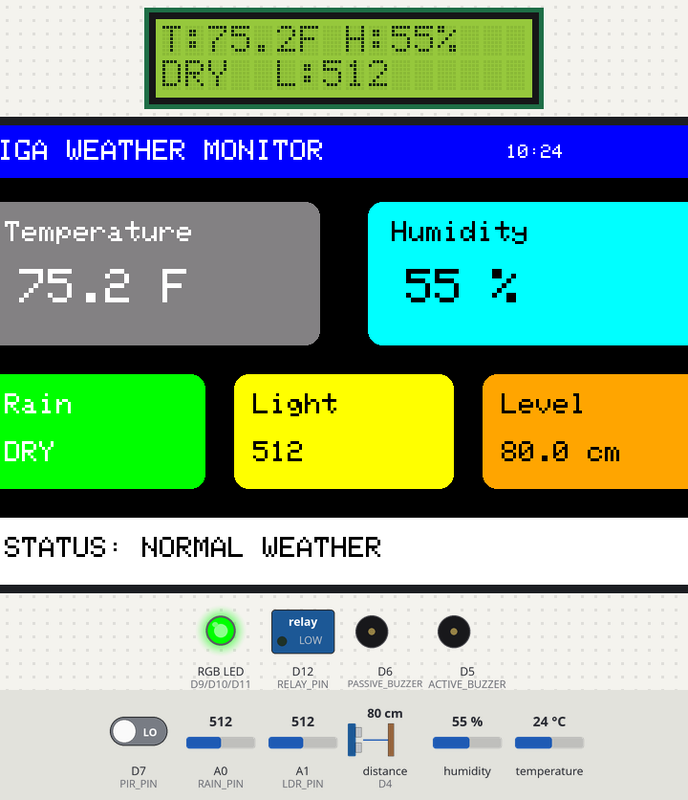
A sketch run on a simulated Arduino Giga R1. Parts: 16×2 character LCD, 800×480 colour display, switched loads named in the sketch (green lamp = pin HIGH), an RGB LED mixed from three pins (HIGH = lit), buzzer (waves = sounding, pin HIGH). Wiring (inferred from the names in the program): ultrasonic range finder: trigger D3; echo D4. The inputs (shaded band) are chosen by the test bench; at power-on: A0 (RAIN_PIN) = 512, D7 (PIR_PIN) LOW, distance to the obstacle (sensor on D4) 80 cm, A1 (LDR_PIN) = 512, humidity 55 %, temperature 24 °C. The echo pulse lasts 58.3 µs per cm; the local clock reads 2024-03-15 10:24:30 at power-on unless the sketch sets it; pins used as bus, display or sensor lines are not drawn; what the sketch prints to the serial monitor is not drawn.

Above: at 6.3 s.
6.4 s: A0 (RAIN_PIN) set to 412
15.4 s: A0 (RAIN_PIN) set to 387
At 20.3 s:
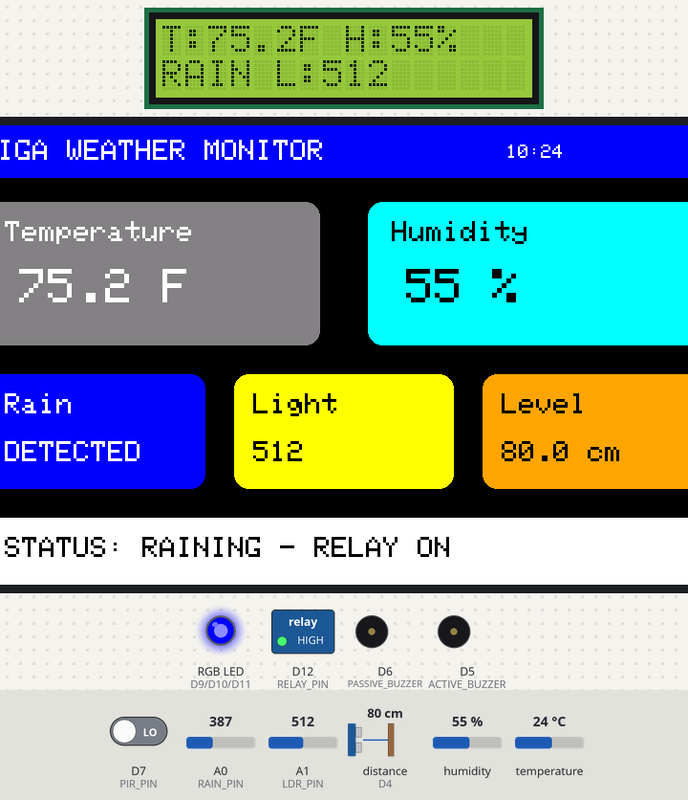
20.5 s: D7 (PIR_PIN) driven HIGH
At 21.7 s:
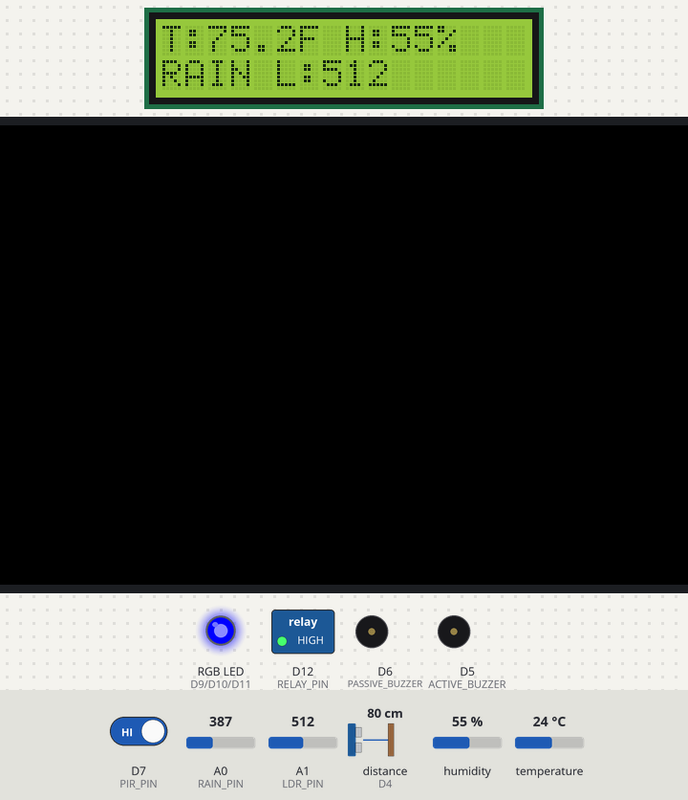
24.6 s: distance to the obstacle (sensor on D4) set to 250 cm
At 28.5 s:
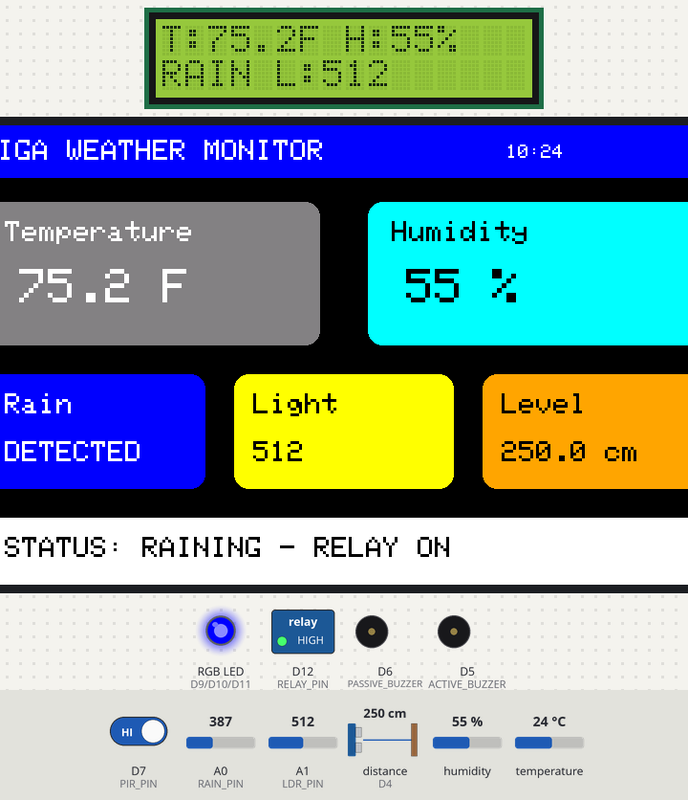
33.6 s: A0 (RAIN_PIN) set to 710
At 36.4 s:
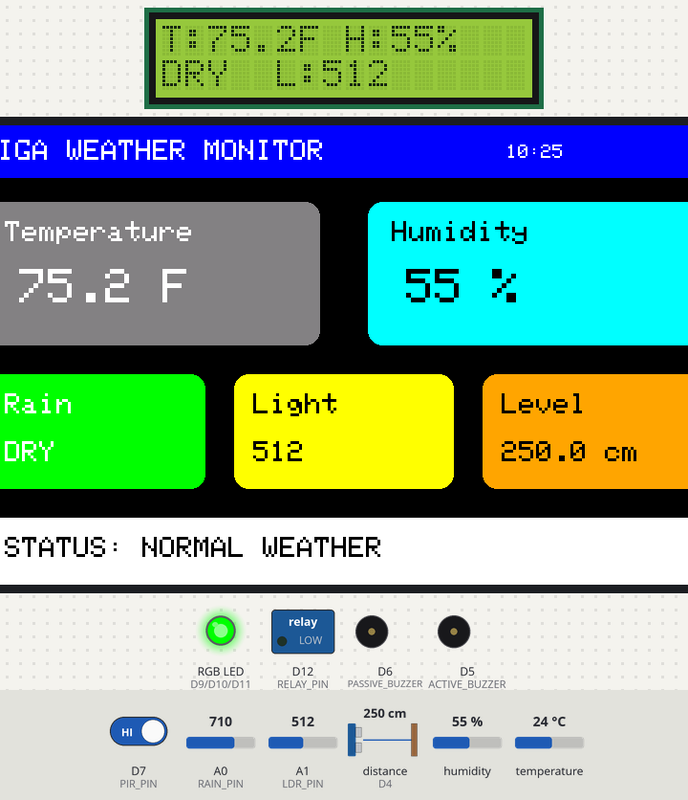
40.5 s: A1 (LDR_PIN) set to 710
At 42.8 s:
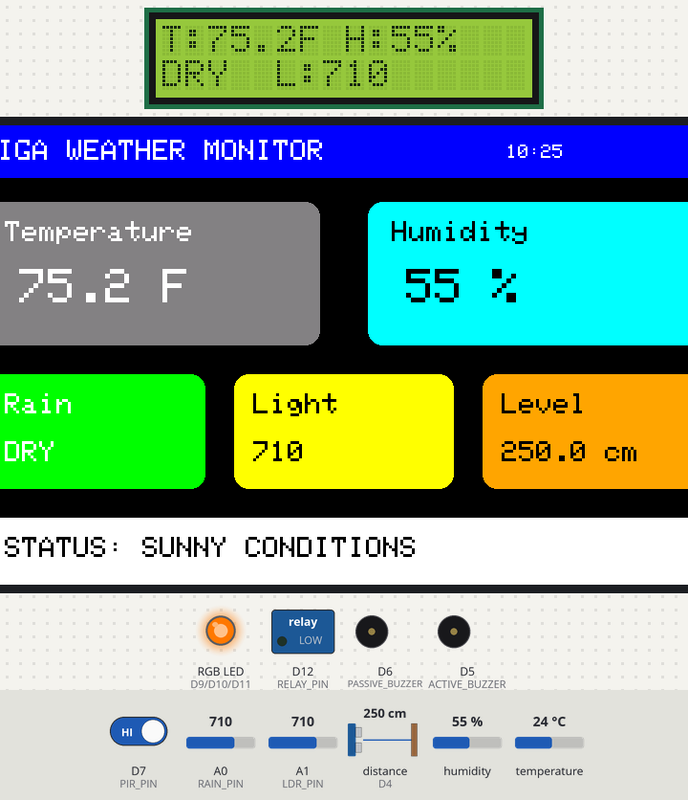
Timing chart, 0 to 46.2 s (numbered marks = the images above; inputs shaded):
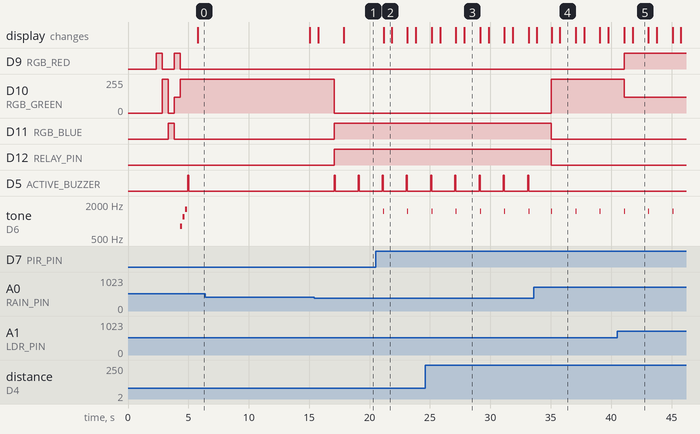

The sketch:

alert__system.ino
```cpp
#include <Wire.h>
#include <RTClib.h>
#include <DHT.h>
#include <LiquidCrystal.h>
#include "Arduino_GigaDisplay_GFX.h"

// ---------- DISPLAY ----------
GigaDisplay_GFX display;

// ---------- PIN SETUP ----------
#define DHTPIN 2
#define DHTTYPE DHT11

#define TRIG_PIN 3
#define ECHO_PIN 4

#define ACTIVE_BUZZER 5
#define PASSIVE_BUZZER 6
#define PIR_PIN 7

#define RGB_RED 9
#define RGB_GREEN 10
#define RGB_BLUE 11

#define RELAY_PIN 12

#define RAIN_PIN A0
#define LDR_PIN A1

// LCD: RS, E, D4, D5, D6, D7
LiquidCrystal lcd(28, 30, 32, 34, 36, 38);

DHT dht(DHTPIN, DHTTYPE);
RTC_DS1307 rtc;

// ---------- VARIABLES ----------
float tempC, tempF, humidity;
int rainValue, lightValue, pirState;
float distanceCM;

unsigned long lastUpdate = 0;

// ---------- COLORS ----------
#define BLACK   0x0000
#define WHITE   0xFFFF
#define RED     0xF800
#define GREEN   0x07E0
#define BLUE    0x001F
#define YELLOW  0xFFE0
#define CYAN    0x07FF
#define ORANGE  0xFD20
#define GRAY    0x8410

void setup() {
  Serial.begin(9600);

  dht.begin();
  Wire.begin();

  lcd.begin(16, 2);

  display.begin();
  display.setRotation(1);
  display.fillScreen(BLACK);

  pinMode(TRIG_PIN, OUTPUT);
  pinMode(ECHO_PIN, INPUT);

  pinMode(ACTIVE_BUZZER, OUTPUT);
  pinMode(PASSIVE_BUZZER, OUTPUT);
  pinMode(PIR_PIN, INPUT);

  pinMode(RGB_RED, OUTPUT);
  pinMode(RGB_GREEN, OUTPUT);
  pinMode(RGB_BLUE, OUTPUT);

  pinMode(RELAY_PIN, OUTPUT);

  digitalWrite(ACTIVE_BUZZER, LOW);
  digitalWrite(PASSIVE_BUZZER, LOW);
  digitalWrite(RELAY_PIN, LOW);

  setRGB(0, 0, 0);

  lcd.clear();
  lcd.setCursor(0, 0);
  lcd.print("GIGA Weather");
  lcd.setCursor(0, 1);
  lcd.print("Stage 2 Ready");

  if (!rtc.begin()) {
    Serial.println("RTC NOT FOUND");
    lcd.clear();
    lcd.setCursor(0, 0);
    lcd.print("RTC NOT FOUND");
    delay(1500);
  }

  if (!rtc.isrunning()) {
    Serial.println("RTC was not running. Setting time...");
    rtc.adjust(DateTime(F(__DATE__), F(__TIME__)));
  }

  startupScreen();
  rgbStartupTest();
  startupBeep();
}

void loop() {
  if (millis() - lastUpdate >= 2000) {
    lastUpdate = millis();

    readSensors();
    updateLogic();
    updateLCD();
    updateGigaDisplay();
    printSerial();
  }
}

// ---------- READ SENSORS ----------
void readSensors() {
  humidity = dht.readHumidity();
  tempC = dht.readTemperature();

  if (!isnan(tempC)) {
    tempF = tempC * 9.0 / 5.0 + 32.0;
  } else {
    tempF = NAN;
  }

  rainValue = analogRead(RAIN_PIN);
  lightValue = analogRead(LDR_PIN);
  pirState = digitalRead(PIR_PIN);

  distanceCM = readUltrasonic();
}

// ---------- ULTRASONIC ----------
float readUltrasonic() {
  digitalWrite(TRIG_PIN, LOW);
  delayMicroseconds(2);

  digitalWrite(TRIG_PIN, HIGH);
  delayMicroseconds(10);
  digitalWrite(TRIG_PIN, LOW);

  long duration = pulseIn(ECHO_PIN, HIGH, 30000);

  if (duration == 0) {
    return -1;
  }

  return duration * 0.0343 / 2.0;
}

// ---------- WEATHER LOGIC ----------
void updateLogic() {
  bool dhtGood = !isnan(tempF) && !isnan(humidity);
  bool rainDetected = rainValue < 400;
  bool darkOutside = lightValue < 300;
  bool sunnyOutside = lightValue > 700;
  bool stormWarning = dhtGood && humidity > 80 && darkOutside;

  Serial.println("------ RGB DEBUG ------");
  Serial.print("Rain Value: ");
  Serial.println(rainValue);
  Serial.print("Light Value: ");
  Serial.println(lightValue);
  Serial.print("Humidity: ");
  Serial.println(humidity);

  if (!dhtGood) {
    Serial.println("STATUS: DHT ERROR -> WHITE");
    setRGB(255, 255, 255);
    digitalWrite(RELAY_PIN, LOW);
  }
  else if (rainDetected) {
    Serial.println("STATUS: RAINING -> BLUE");
    setRGB(0, 0, 255);

    digitalWrite(RELAY_PIN, HIGH);

    digitalWrite(ACTIVE_BUZZER, HIGH);
    delay(80);
    digitalWrite(ACTIVE_BUZZER, LOW);
  }
  else if (stormWarning) {
    Serial.println("STATUS: STORM -> RED");
    setRGB(255, 0, 0);

    digitalWrite(RELAY_PIN, HIGH);
    tone(PASSIVE_BUZZER, 1000, 150);
  }
  else if (sunnyOutside) {
    Serial.println("STATUS: SUNNY -> YELLOW");
    setRGB(255, 120, 0);

    digitalWrite(RELAY_PIN, LOW);
  }
  else {
    Serial.println("STATUS: NORMAL -> GREEN");
    setRGB(0, 255, 0);

    digitalWrite(RELAY_PIN, LOW);
  }

  if (pirState == HIGH) {
    Serial.println("MOTION DETECTED");
    tone(PASSIVE_BUZZER, 1500, 80);
  }

  Serial.println("------------------------");
}

// ---------- LCD UPDATE ----------
void updateLCD() {
  lcd.clear();

  if (isnan(tempF) || isnan(humidity)) {
    lcd.setCursor(0, 0);
    lcd.print("DHT ERROR");
    lcd.setCursor(0, 1);
    lcd.print("Check D2");
    return;
  }

  lcd.setCursor(0, 0);
  lcd.print("T:");
  lcd.print(tempF, 1);
  lcd.print("F H:");
  lcd.print(humidity, 0);
  lcd.print("%");

  lcd.setCursor(0, 1);
  lcd.print(rainValue < 400 ? "RAIN " : "DRY  ");
  lcd.print("L:");
  lcd.print(lightValue);
}

// ---------- GIGA DISPLAY ----------
void updateGigaDisplay() {
  DateTime now = rtc.now();

  display.fillScreen(BLACK);

  drawHeader(now);
  drawMainTempBox();
  drawHumidityBox();
  drawRainBox();
  drawLightBox();
  drawDistanceBox();
  drawStatusBox();
}

void drawHeader(DateTime now) {
  display.fillRect(0, 0, 800, 55, BLUE);

  display.setTextColor(WHITE);
  display.setTextSize(3);
  display.setCursor(20, 15);
  display.print("GIGA WEATHER MONITOR");

  display.setTextSize(2);
  display.setCursor(570, 20);

  if (now.hour() < 10) display.print("0");
  display.print(now.hour());
  display.print(":");
  if (now.minute() < 10) display.print("0");
  display.print(now.minute());
}

void drawMainTempBox() {
  display.fillRoundRect(25, 80, 350, 150, 15, GRAY);

  display.setTextColor(WHITE);
  display.setTextSize(3);
  display.setCursor(45, 100);
  display.print("Temperature");

  display.setTextSize(5);
  display.setCursor(60, 150);

  if (isnan(tempF)) {
    display.print("DHT ERR");
  } else {
    display.print(tempF, 1);
    display.print(" F");
  }
}

void drawHumidityBox() {
  display.fillRoundRect(425, 80, 350, 150, 15, CYAN);

  display.setTextColor(BLACK);
  display.setTextSize(3);
  display.setCursor(450, 100);
  display.print("Humidity");

  display.setTextSize(5);
  display.setCursor(465, 150);

  if (isnan(humidity)) {
    display.print("ERR");
  } else {
    display.print(humidity, 0);
    display.print(" %");
  }
}

void drawRainBox() {
  display.fillRoundRect(25, 260, 230, 120, 15, rainValue < 400 ? BLUE : GREEN);

  display.setTextColor(WHITE);
  display.setTextSize(3);
  display.setCursor(45, 280);
  display.print("Rain");

  display.setTextSize(3);
  display.setCursor(45, 330);
  display.print(rainValue < 400 ? "DETECTED" : "DRY");
}

void drawLightBox() {
  display.fillRoundRect(285, 260, 230, 120, 15, YELLOW);

  display.setTextColor(BLACK);
  display.setTextSize(3);
  display.setCursor(305, 280);
  display.print("Light");

  display.setTextSize(3);
  display.setCursor(305, 330);
  display.print(lightValue);
}

void drawDistanceBox() {
  display.fillRoundRect(545, 260, 230, 120, 15, ORANGE);

  display.setTextColor(BLACK);
  display.setTextSize(3);
  display.setCursor(565, 280);
  display.print("Level");

  display.setTextSize(3);
  display.setCursor(565, 330);

  if (distanceCM < 0) {
    display.print("No Echo");
  } else {
    display.print(distanceCM, 1);
    display.print(" cm");
  }
}

void drawStatusBox() {
  display.fillRoundRect(25, 410, 750, 70, 15, WHITE);

  display.setTextColor(BLACK);
  display.setTextSize(3);
  display.setCursor(45, 430);

  if (isnan(tempF) || isnan(humidity)) {
    display.print("STATUS: DHT ERROR");
  }
  else if (rainValue < 400) {
    display.print("STATUS: RAINING - RELAY ON");
  }
  else if (humidity > 80 && lightValue < 300) {
    display.print("STATUS: POSSIBLE STORM");
  }
  else if (lightValue > 700) {
    display.print("STATUS: SUNNY CONDITIONS");
  }
  else {
    display.print("STATUS: NORMAL WEATHER");
  }
}

// ---------- SERIAL ----------
void printSerial() {
  DateTime now = rtc.now();

  Serial.println("------ STAGE 2 WEATHER DASHBOARD ------");

  Serial.print("Time: ");
  if (now.hour() < 10) Serial.print("0");
  Serial.print(now.hour());
  Serial.print(":");
  if (now.minute() < 10) Serial.print("0");
  Serial.println(now.minute());

  Serial.print("Temp: ");
  Serial.print(tempF);
  Serial.println(" F");

  Serial.print("Humidity: ");
  Serial.print(humidity);
  Serial.println(" %");

  Serial.print("Rain: ");
  Serial.println(rainValue);

  Serial.print("Light: ");
  Serial.println(lightValue);

  Serial.print("Distance: ");
  Serial.print(distanceCM);
  Serial.println(" cm");

  Serial.print("PIR: ");
  Serial.println(pirState == HIGH ? "Motion" : "No Motion");

  Serial.println("--------------------------------------");
  Serial.println();
}

// ---------- RGB COMMON CATHODE ----------
void setRGB(int redVal, int greenVal, int blueVal) {
  analogWrite(RGB_RED, redVal);
  analogWrite(RGB_GREEN, greenVal);
  analogWrite(RGB_BLUE, blueVal);
}

// ---------- STARTUP SCREEN ----------
void startupScreen() {
  display.fillScreen(BLACK);

  display.setTextColor(WHITE);
  display.setTextSize(4);
  display.setCursor(120, 150);
  display.print("GIGA WEATHER");

  display.setTextSize(3);
  display.setCursor(190, 220);
  display.print("Stage 2 Dashboard");

  delay(1500);
}

// ---------- RGB STARTUP TEST ----------
void rgbStartupTest() {
  setRGB(255, 0, 0);
  delay(500);

  setRGB(0, 255, 0);
  delay(500);

  setRGB(0, 0, 255);
  delay(500);

  setRGB(255, 120, 0);
  delay(500);

  setRGB(0, 255, 0);
}

// ---------- STARTUP BEEP ----------
void startupBeep() {
  tone(PASSIVE_BUZZER, 800, 150);
  delay(200);

  tone(PASSIVE_BUZZER, 1200, 150);
  delay(200);

  tone(PASSIVE_BUZZER, 1600, 150);
  delay(200);

  noTone(PASSIVE_BUZZER);

  digitalWrite(ACTIVE_BUZZER, HIGH);
  delay(100);
  digitalWrite(ACTIVE_BUZZER, LOW);
}
```

Measured:
- the behaviour switches between 400 and 399 on A0 (RAIN_PIN) (found by bisection; images 0 and 1)
- after the input at 15.4 s, D10 (RGB_GREEN): 255/255 → 0/255 after 1.7 s; D11 (RGB_BLUE), D12 (RELAY_PIN): LOW → HIGH after 1.7 s; D5 (ACTIVE_BUZZER): alternates HIGH for 0.08 s and LOW for 1.9 s, starting after 1.7 s; the display: first differs from a run without the input after 2.5 s (image 1)
- after the input at 20.5 s, tone on D6 (PASSIVE_BUZZER): alternates 1500 Hz for 0.08 s and silent for 1.9 s, starting after 0.65 s; the display: changes after 0.66 s (image 2)
- after the input at 33.6 s, D10 (RGB_GREEN): 0/255 → 255/255 after 1.5 s; D11 (RGB_BLUE), D12 (RELAY_PIN): HIGH → LOW after 1.5 s; D5 (ACTIVE_BUZZER): stops changing and stays LOW; the display: first differs from a run without the input after 1.5 s (image 4 shows a later state)
- after the input at 40.5 s, D9 (RGB_RED): LOW → HIGH after 0.58 s; D10 (RGB_GREEN): 255/255 → 120/255 after 0.58 s; the display: first changes after 0.59 s (image 5 shows a later state)
- what the display in image 2 shows lasts 0.7 s, from 21.2 s to 21.9 s
- what the display in image 3 shows lasts 1.4 s, from 27.8 s to 29.2 s
